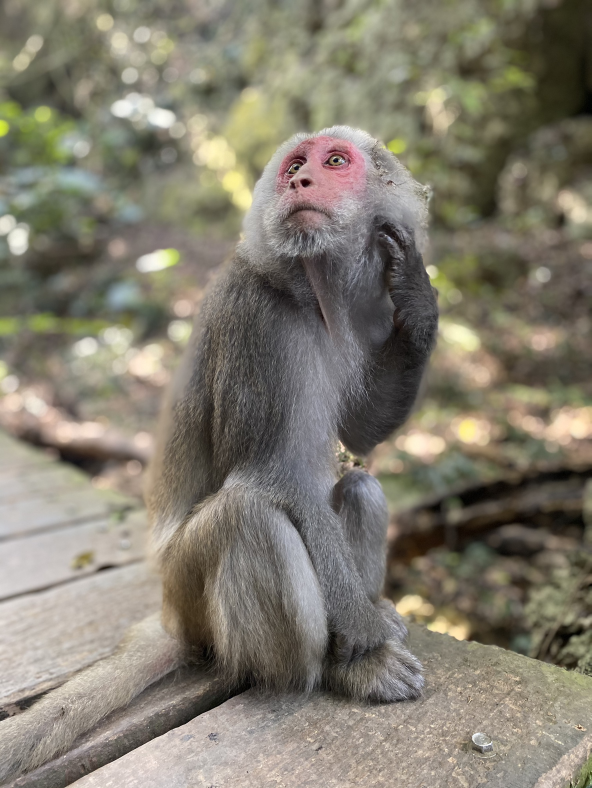
%> input picture superpixels/monkey.jpg, 1774 x 2364 px (shown at 1/3 size)
$ octave superpixel.m   (GNU Octave 9; MATLAB toolbox functions it lacks are replaced by stand-ins)
%> lines starting %> are read from the running program, lines starting %| are printed output that depends on the picture
clc
close all
warning off

% first, read the image (must under same driectory)
[file, path]=uigetfile('*.*');
%> the answer given: monkey.jpg
filename=fullfile(path, file);
image=imread(filename);
%> image is the input picture: size 2364x1774x3 uint8; mean R, G, B 130.4, 125, 111.2
subplot(1,3,1); % output the original image with subplot function
imshow(image);
title('Original');

% using matlab built-in superpixels function
Pixels_num=2500;  %break image into Pixels_num parts
[L, Label_num]=superpixels(image, Pixels_num, NumIterations=10);
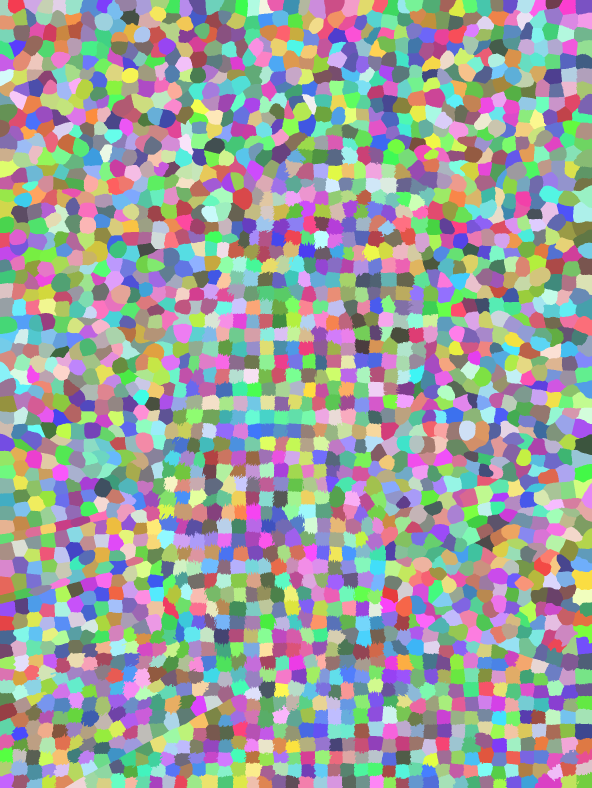
%> L: size 2364x1774 double (shown at 1/3 size); 2491 distinct labels, from 1 to 2491; one colour per label, 0 black
%> Label_num = 2491
% BI is Boundary-Image
BI=boundarymask(L); % use boundarymask() to output the superpixels
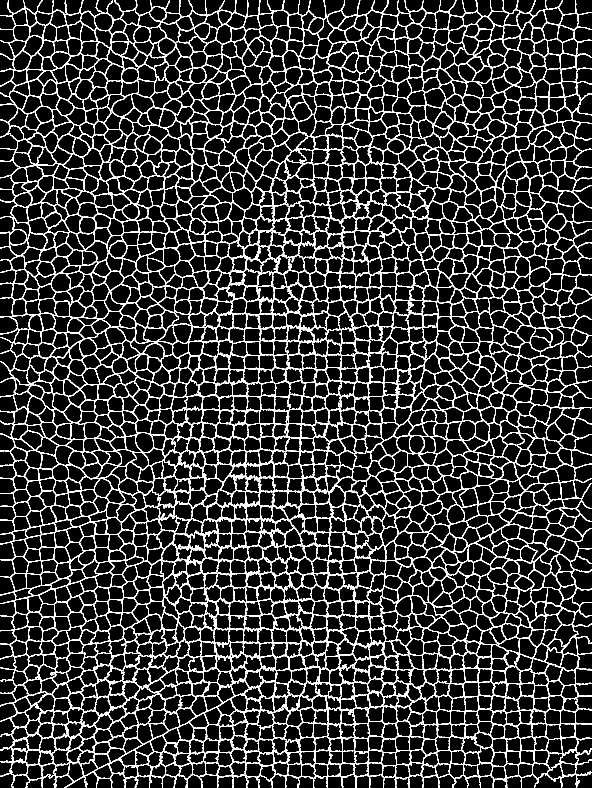
%> BI: size 2364x1774 logical (shown at 1/3 size); 13.2% white in thin lines or dots
subplot(1,3,2);
imshow(imoverlay(image, BI, 'red'), 'InitialMagnification', 67);
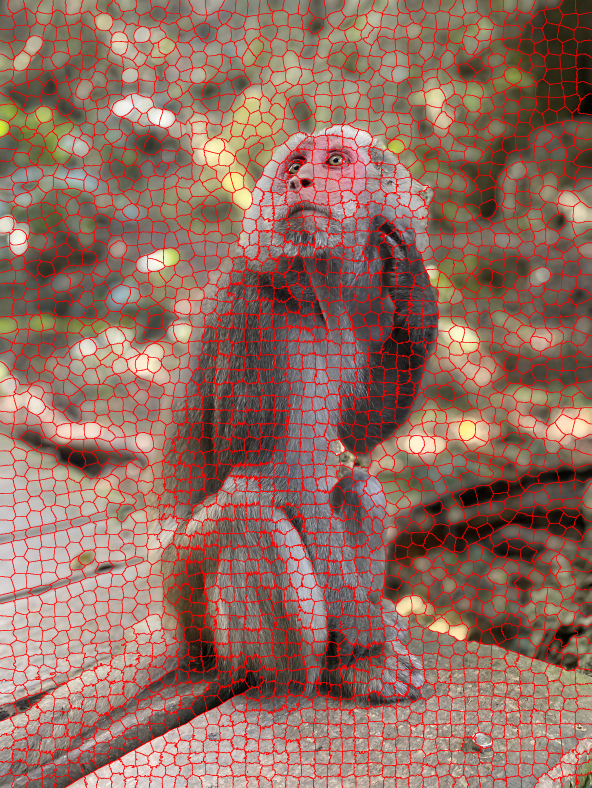
%> displayed picture: size 2364x1774x3, on the screen's scale of 0 to 255 (shown at 1/3 size); mean R, G, B 147, 108.6, 96.6
title('Boundary mask');


result=zeros(size(image), 'like', image);
%> result: size 2364x1774x3 uint8; every value is 0
idx=label2idx(L);
%> idx = 2491 items
rows=size(image, 1);
%> rows = 2364
cols=size(image, 2);
%> cols = 1774
for label=1:Label_num
    red_idx=idx{label};
    green_idx=idx{label}+rows*cols;
    blue_idx=idx{label}+2*rows*cols;
    result(red_idx)=mean(image(red_idx));
    result(green_idx)=mean(image(green_idx));
    result(blue_idx)=mean(image(blue_idx));
end
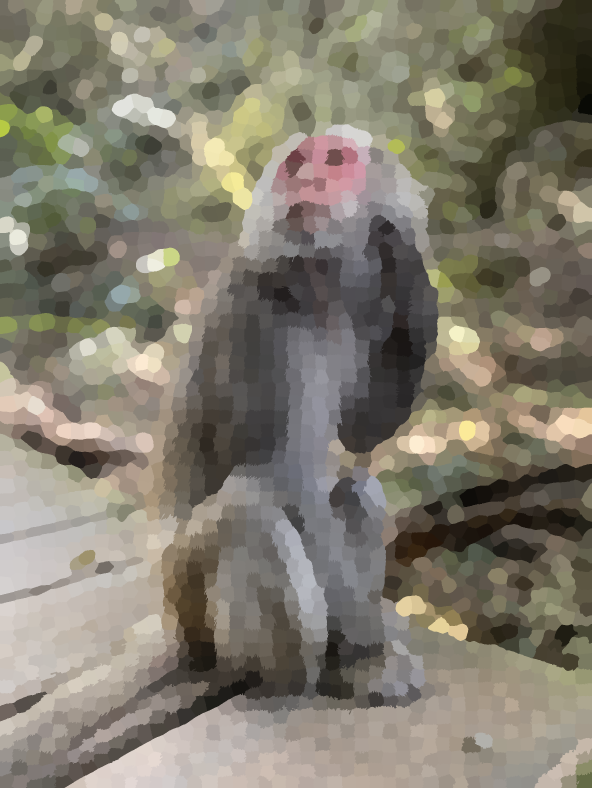
%> result: size 2364x1774x3 uint8 (shown at 1/3 size); mean R, G, B 130.4, 125, 111.2; mean of the top-left, top-right, bottom-left and bottom-right quarters 127, 105.1, 140.8, 115.9

subplot(1,3,3);
imshow(result);
title('SLIC');
